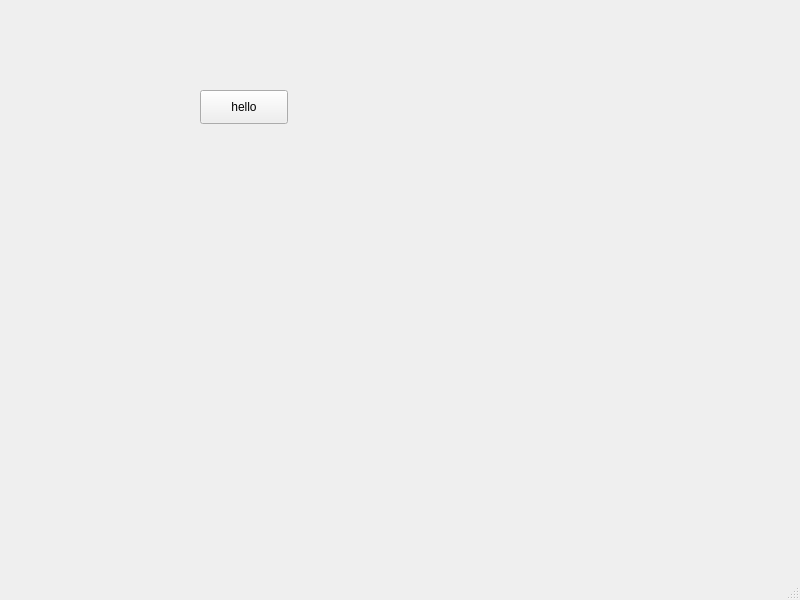
<?xml version="1.0" encoding="UTF-8"?>
<ui version="4.0">
 <class>Hello</class>
 <widget class="QMainWindow" name="Hello">
  <property name="geometry">
   <rect>
    <x>0</x>
    <y>0</y>
    <width>800</width>
    <height>600</height>
   </rect>
  </property>
  <property name="windowTitle">
   <string>MainWindow</string>
  </property>
  <widget class="QWidget" name="MainWidget">
   <widget class="QPushButton" name="pushButton">
    <property name="geometry">
     <rect>
      <x>200</x>
      <y>90</y>
      <width>88</width>
      <height>34</height>
     </rect>
    </property>
    <property name="text">
     <string>hello</string>
    </property>
   </widget>
  </widget>
  <widget class="QMenuBar" name="menubar">
   <property name="geometry">
    <rect>
     <x>0</x>
     <y>0</y>
     <width>800</width>
     <height>30</height>
    </rect>
   </property>
  </widget>
  <widget class="QStatusBar" name="statusbar"/>
 </widget>
 <resources/>
 <connections/>
</ui>
